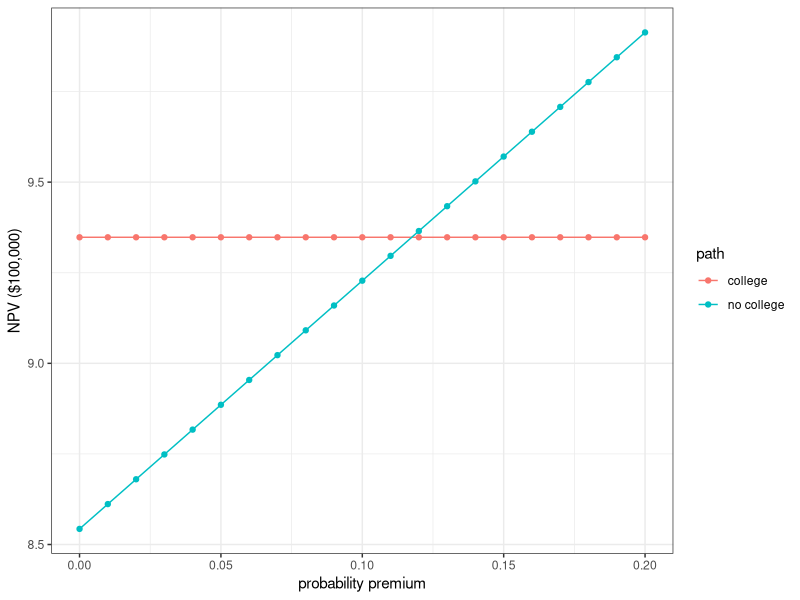
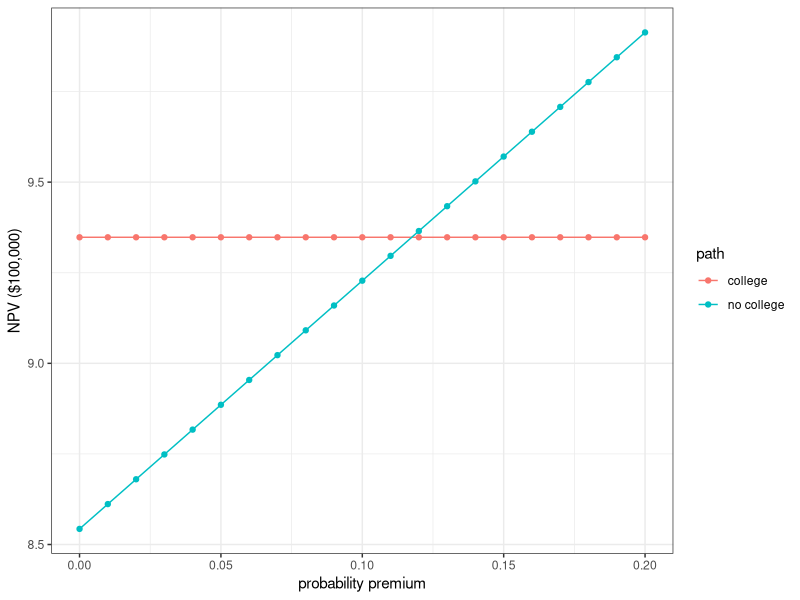
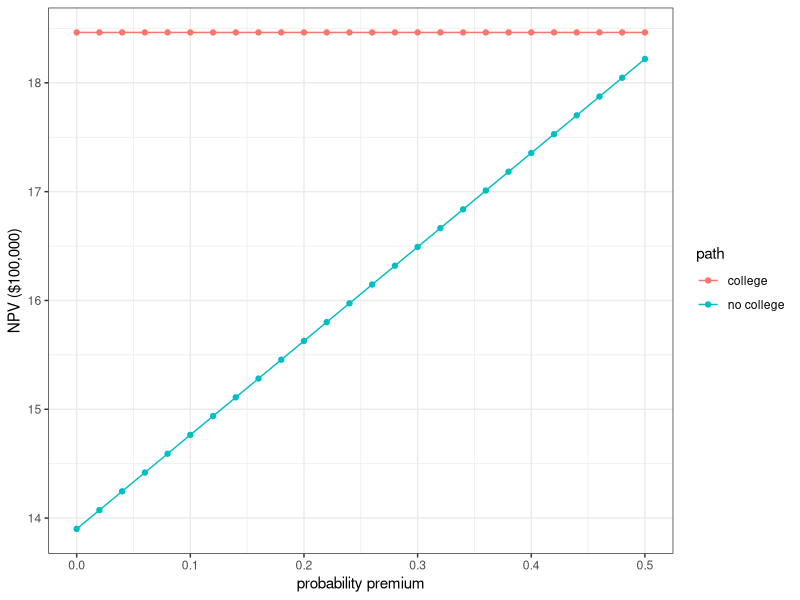

These figures' R source, in order:

require(data.table)
require(ggplot2)
require(dplyr)

########################################################
########################################################
#parameters

#the backbone of this analysis is really simple,
# it is based on what you make in year 1 and what you
# make in year 5 according to 4 different paths


#starting non-MLS salary for UC Berkely grads
s.CAL <- 60400

#starting non-MLS salary for the no college option
s.NC <- 0.62*60400

# salary for the professional soccer development contract
s.DEV <- 26000

# salary for the college option (to account for living expenses being paid for)
s.COL <- 14000

# starting salary for the MLS contract (based on the current median MLS salary)
s.MLS <- 91000

g.CAL <- 1.08
g.MLS <- 1.1
g.NC <- 1.08

#set up the earnings caps 
cap <- c(150000,1000000,150000,1000000)

df <- data.frame(path=c(1:4),year1=c(s.DEV,s.DEV,s.COL,s.COL),year5=c(s.NC,s.MLS,s.CAL,s.MLS),
                 growth=c(g.NC,g.MLS,g.CAL,g.MLS), cap=cap,
                 desc=c("developmental contract + no MLS","developmental contract + MLS","college + no MLS","college + MLS"))

#time horizon
T <- 14

#beta - the discount rate
beta <- 0.97

#probability of MLS success in the college scenario
p.CAL <- .5

#probability premium for the non college option
p.prem <- 0
############################################################
############################################################
############################################################
############################################################
############################################################
############################################################
############################################################
############################################################

#the following analysis is based on 4 paths:

#1.  developmental contract/no MLS
#2.  developmental contract/MLS
#3.  college/no MLS
#4.  college/MLS


#--------------------------------------------------------------

npv <- function(path){
  E <- data.frame(rbindlist(lapply(c(1:T),function(t){
    if(t<5){
      v <- df$year1[df$path==path] * beta^(t-1)
    }else{
      v <- min(df$cap[df$path==path],(df$year5[df$path==path] * (df$growth[df$path==path]^(t-5)))) * beta^(t-1)
    }
    return(data.frame(v=v))
  })))
  return(E)
}

#------------------------------------------------------------------

#-------------------------------------------------------------------
#so now we'll call the function for each path
#
#	For starters we assume the college-no college
#	paths are equally likely to lead to an MLS
#	contract in the 5th year.  This means the expected
# 	net present value of the no-college path is 
#		0.5*npv[no college/no MLS] + 0.5*npv[no college/no MLS]
#	
#	and the net present value of the college path is:
#		0.5*npv[college/no MLS] * 0.5*npv[college/MLS]
#

earnings <- data.frame(npv(path=1),npv(path=2),npv(path=3),npv(path=4))
names(earnings) <- c("path1","path2", "path3", "path4")

#Initial Run
EV <- data.frame(path=c("no college","college"),
                 EV=c( ((1-(p.CAL+p.prem))*sum(earnings$path1))+((p.CAL+p.prem)*sum(earnings$path2)), 
                       ((1-p.CAL)*sum(earnings$path3))+(p.CAL*sum(earnings$path4)) ))

#now let's plot the probability premiums. for this we'll write another function that accepts
# the probability premium as an input

EV.sim <- function(p.add){
  return(data.frame(path=c("no college","college"),
                    val=c( ((1-(p.CAL+p.add))*sum(earnings$path1))+((p.CAL+p.add)*sum(earnings$path2)),
                           ((1-p.CAL)*sum(earnings$path3))+ ((p.CAL)*sum(earnings$path4))),
                    prem=c(rep(p.add,2)))
  )
}

df.prem <- data.frame(rbindlist(lapply(seq(from=0,to=0.2,by=0.01),EV.sim)))
ggplot(df.prem,aes(x=prem,y=val/100000,color=path))+geom_line()+geom_point() + 
    ylab("NPV ($100,000)") + xlab("probability premium") + theme_bw()

png(file="U:/personal/mls_plot1.jpg",width=400,height=400)
ggplot(df.prem,aes(x=prem,y=val/100000,color=path))+geom_line()+geom_point() + 
  ylab("NPV ($100,000)") + xlab("probability premium") + theme_bw()
dev.off()

#########################################################################
#########################################################################
#########################################################################
#########################################################################
#########################################################################
#########################################################################
#########################################################################
#########################################################################
#########################################################################
#########################################################################
#########################################################################
#########################################################################
#########################################################################
#########################################################################
#########################################################################
#########################################################################
#########################################################################
#########################################################################
#########################################################################
#########################################################################
#########################################################################


#---------------------------------------------------------------------
#Life time analysis

#the following assumptions are made for the lifetime analysis:

#	1.  conditional on making the MLS the player will have a 10 year career
#	2.  after 10 years the non college educated player's salary reverts back to 
#		the year 11 salary for a non-college educated worker and the college educated
#   salary reverts back to the year 11 salary for a Berkeley educated worker
#	3.  the rate of earnings growth is 1.5 times higher for Berkeley educated workers than for
#		non college educated worker
#	4.  the period of analysis is 25 years
#      

# make a few changes to the base data frame
df$growth <- c(1.052,1.1,1.08,1.1)

df$year15 <- 0
df$year15[df$path==1] <- df$year5[df$path==1]*(df$growth[df$path==1])^10

#we assume that once the 10 year MLS career is over the player's year 16
# starting salary is as if he were a high school educated worker with 10 years
# work experience

df$year15[df$path==2] <- df$year5[df$path==1]*(df$growth[df$path==1])^10
#df$year16[df$path==2] <- 80000

#the year 15 salary for a Cal grad is just the continuation of his prior 
# earnings growth
df$year15[df$path==3] <- df$year5[df$path==3]*(df$growth[df$path==3])^10

#the year 15 salary for a Cal grad who player 10 years in the MLS is
# equal to the year 11 salary for a Cal grad with 10 years experience
df$year15[df$path==4] <- df$year5[df$path==3]*(df$growth[df$path==3])^10

#amend the npv calculation sligthly to introduce the proper starting
# salary at the termination of the 10 year MLS contract.  Also, imposing the cap
# is a little funky for the lifetime analysis so we'll break this down into parts
val <- function(path){
  E <- data.frame(rbindlist(lapply(c(1:T),function(t){
    if(t<5){
      v <- df$year1[df$path==path]
    }else if(t>=5 & t<15){
      v <- (df$year5[df$path==path] * (df$growth[df$path==path]^(t-5))) 
    }else{
      v <- min(df$cap[df$path==path],(df$year15[df$path==path]*(df$growth[df$path==path]^(t-15))))
    }
    return(data.frame(v=v))
  })))
  return(E)
}
#---------------------------------------------------------------------


#initial lifetime run
T<- 25
earnings <- data.frame(val(path=1),val(path=2),val(path=3),val(path=4))
names(earnings) <- c("path1","path2","path3","path4")

#this part is clunky but I gots other work to do tonigth so I'm not investing in elegance...
# feel free to clone this shit in GitHub and push some changes!

#now impose the cap by hand for paths 3 and 4 and discount to PV terms
earnings$path2[which(earnings$path2>df$cap[1] & as.numeric(rownames(earnings))>15)] <- df$cap[1]
earnings$path4[which(earnings$path4>df$cap[3] & as.numeric(rownames(earnings))>15)] <- df$cap[3]

#now discount to present value
earnings <- t(sapply(1:nrow(earnings),function(i)beta^(i-1)*earnings[i,]))
earnings <- data.frame(path1=unlist(earnings)[1:25],
                       path2=unlist(earnings)[26:50],
                       path3=unlist(earnings)[51:75],
                       path4=unlist(earnings)[76:100])


EV <- data.frame(path=c("no college","college"),
                 EV=c( ((1-(p.CAL+p.prem))*sum(earnings$path1))+((p.CAL+p.prem)*sum(earnings$path2)), 
                       ((1-p.CAL)*sum(earnings$path3))+(p.CAL*sum(earnings$path4))) )


#simulate some probability premiums
EV.sim <- function(p.add){
  return(data.frame(path=c("no college","college"),
                    val=c( ((1-(p.CAL+p.add))*sum(earnings$path1))+((p.CAL+p.add)*sum(earnings$path2)),
                           ((1-p.CAL)*sum(earnings$path3))+ ((p.CAL)*sum(earnings$path4))),
                    prem=c(rep(p.add,2)))
  )
}

df.prem <- data.frame(rbindlist(lapply(seq(from=0,to=0.5,by=0.02),EV.sim)))
png(file="U:/personal/mlsplot2.png",width=400,height=400)
ggplot(df.prem,aes(x=prem,y=val/100000,color=path))+geom_line()+geom_point() + 
  ylab("NPV ($100,000)") + xlab("probability premium") + theme_bw()
dev.off()






